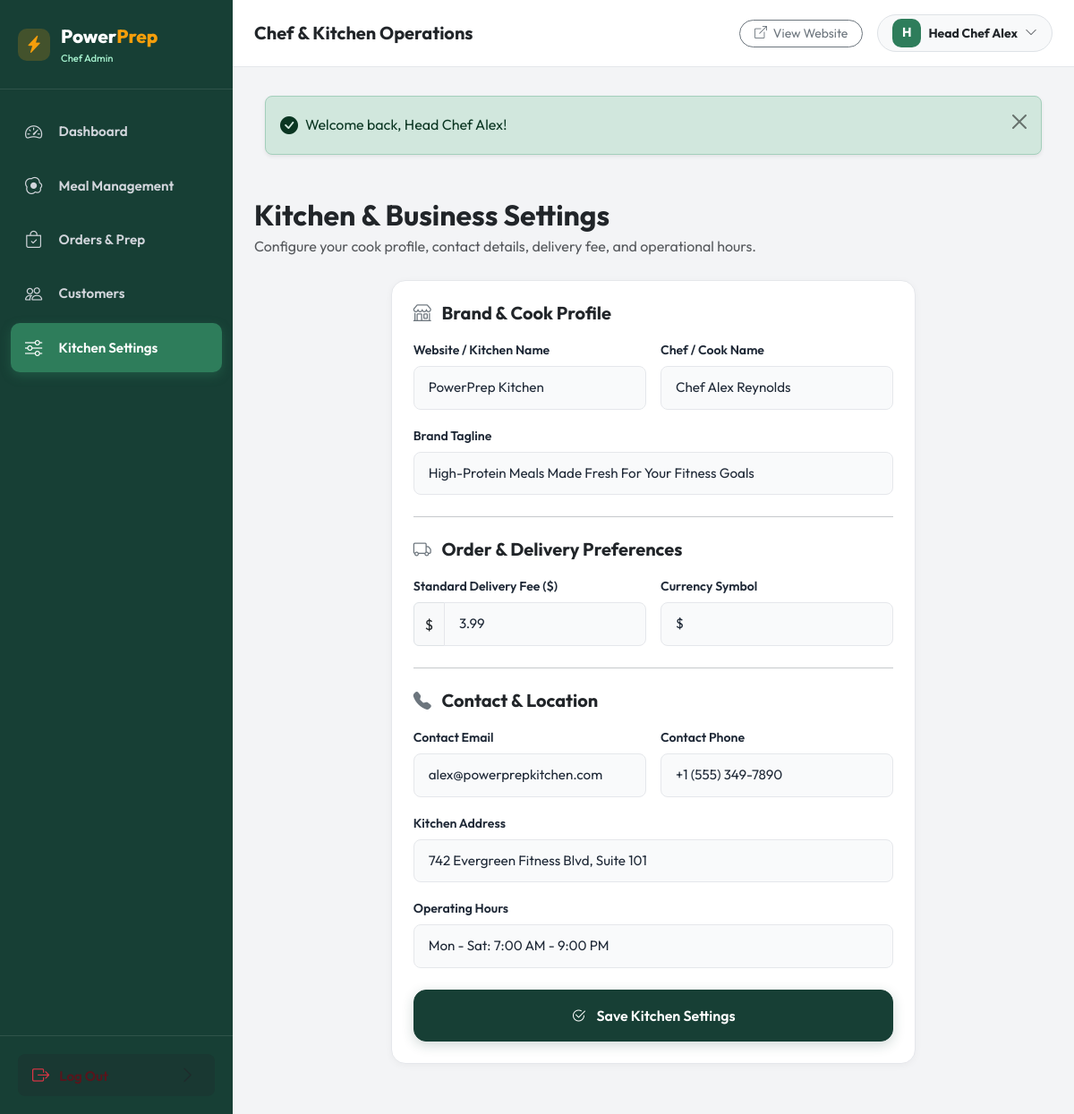
The app's page /admin/settings.php (signed in), older data.
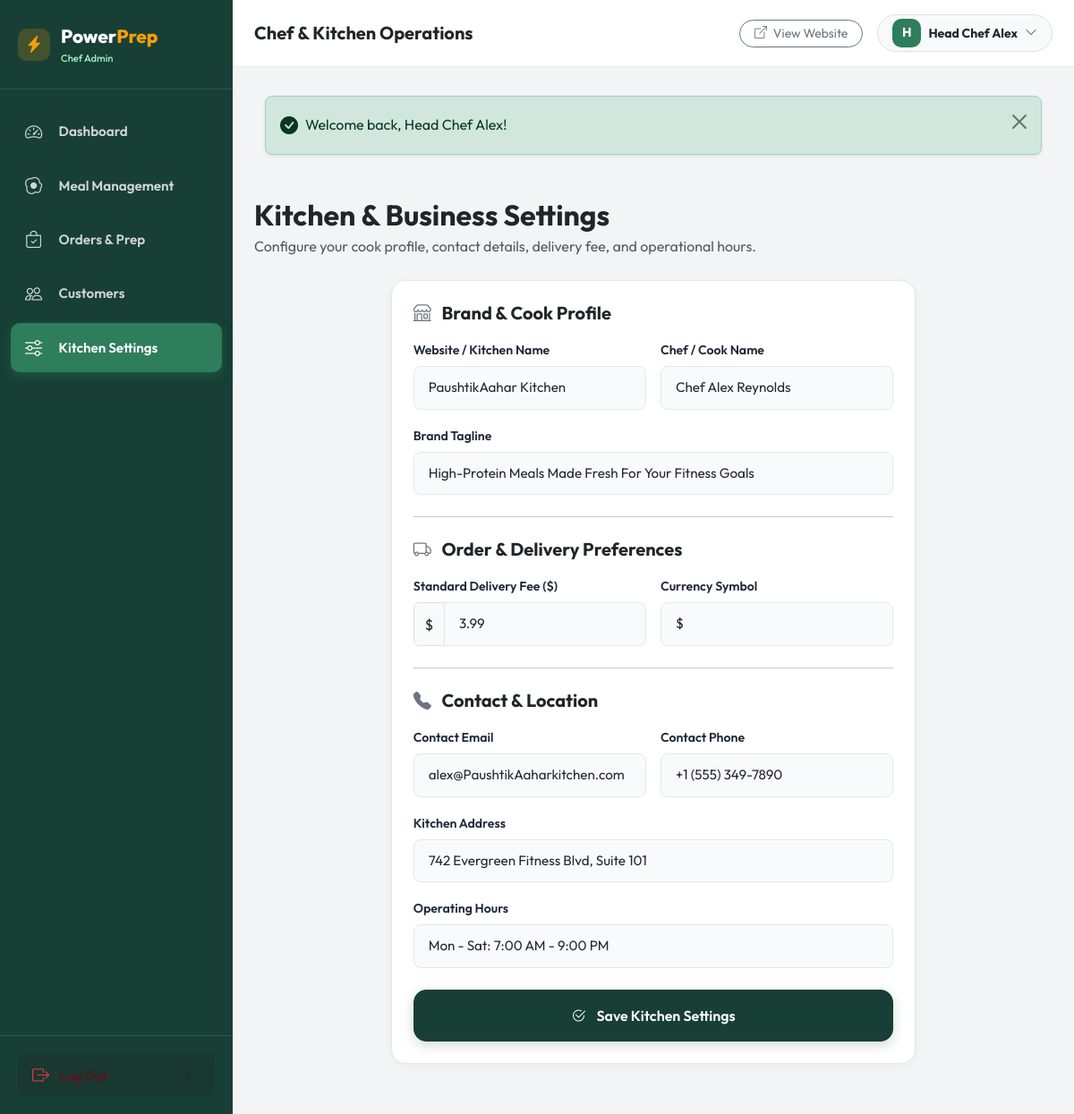
The same page, newer data.
### tables this page shows
CREATE TABLE `settings` (
  `key_name` VARCHAR(50) PRIMARY KEY,
  `key_value` TEXT NOT NULL
);

### includes/auth.php (called while the page is built, shortened)
<?php
function is_logged_in() {
    return !empty($_SESSION['user_id']);
}
function current_user() {
    return [
        'id'    => $_SESSION['user_id'],
        'name'  => $_SESSION['user_name'] ?? '',
        'email' => $_SESSION['user_email'] ?? '',
        'phone' => $_SESSION['user_phone'] ?? '',
        'role'  => $_SESSION['user_role'] ?? 'customer'
    ];
}

### admin/settings.php (the view, shortened to what this page needs)
<?php
require_once __DIR__ . '/../config/database.php';
require_once __DIR__ . '/../includes/functions.php';
require_once __DIR__ . '/../includes/auth.php';
$tagline = get_setting('tagline', 'High-Protein Meals Made Fresh For Your Goals');
$cook_name = get_setting('cook_name', 'Chef subham');
$contact_email = get_setting('contact_email', 'subham@PaushtikAaharkitchen.com');
$contact_phone = get_setting('contact_phone', '+977 0000000');
$delivery_fee = get_setting('delivery_fee', '3.99');
$currency_symbol = get_setting('currency_symbol', '$');
$address = get_setting('address', 'jawalakhel,lalitpur');
$business_hours = get_setting('business_hours', 'Mon - Sat: 7:00 AM - 9:00 PM');
require_once __DIR__ . '/includes/header.php';
?>
<div class="mb-4">
  <h2 class="fw-bold text-dark mb-1">Kitchen & Business Settings</h2>
  <p class="text-muted mb-0">Configure your cook profile, contact details, delivery fee, and operational hours.</p>
</div>
<div class="row justify-content-center">
  <div class="col-lg-8">
    <div class="admin-card p-4">
      <form method="POST" action="settings.php">
        <h5 class="fw-bold text-dark mb-3"><i class="bi bi-shop text-secondary me-2"></i> Brand & Cook Profile</h5>
        <div class="row g-3 mb-4">
          <div class="col-md-6">
            <label class="form-label-custom">Website / Kitchen Name</label>
            <input type="text" name="site_name" class="form-control form-control-custom" value="<?= e($site_name) ?>" required>
          </div>
          <div class="col-md-6">
            <label class="form-label-custom">Chef / Cook Name</label>
            <input type="text" name="cook_name" class="form-control form-control-custom" value="<?= e($cook_name) ?>" required>
          </div>
          <div class="col-12">
            <label class="form-label-custom">Brand Tagline</label>
            <input type="text" name="tagline" class="form-control form-control-custom" value="<?= e($tagline) ?>" required>
          </div>
        </div>
        <hr class="my-4">
        <h5 class="fw-bold text-dark mb-3"><i class="bi bi-truck text-secondary me-2"></i> Order & Delivery Preferences</h5>
        <div class="row g-3 mb-4">
          <div class="col-md-6">
            <label class="form-label-custom">Standard Delivery Fee ($)</label>
            <div class="input-group">
              <span class="input-group-text bg-light">$</span>
              <input type="number" step="0.01" name="delivery_fee" class="form-control form-control-custom" value="<?= e($delivery_fee) ?>" required>
            </div>
          </div>
          <div class="col-md-6">
            <label class="form-label-custom">Currency Symbol</label>
            <input type="text" name="currency_symbol" class="form-control form-control-custom" value="<?= e($currency_symbol) ?>" required>
          </div>
        </div>
        <hr class="my-4">
        <h5 class="fw-bold text-dark mb-3"><i class="bi bi-telephone-fill text-secondary me-2"></i> Contact & Location</h5>
        <div class="row g-3 mb-4">
          <div class="col-md-6">
            <label class="form-label-custom">Contact Email</label>
            <input type="email" name="contact_email" class="form-control form-control-custom" value="<?= e($contact_email) ?>" required>
          </div>
          <div class="col-md-6">
            <label class="form-label-custom">Contact Phone</label>
            <input type="text" name="contact_phone" class="form-control form-control-custom" value="<?= e($contact_phone) ?>" required>
          </div>
          <div class="col-12">
            <label class="form-label-custom">Kitchen Address</label>
            <input type="text" name="address" class="form-control form-control-custom" value="<?= e($address) ?>" required>
          </div>
          <div class="col-12">
            <label class="form-label-custom">Operating Hours</label>
            <input type="text" name="business_hours" class="form-control form-control-custom" value="<?= e($business_hours) ?>" required>
          </div>
        </div>
        <button type="submit" class="btn btn-primary-custom w-100 py-3 fs-6">
          <i class="bi bi-check2-circle me-1"></i> Save Kitchen Settings
        </button>
      </form>
    </div>
  </div>
</div>
<?php require_once __DIR__ . '/includes/footer.php'; ?>

### admin/includes/header.php (shortened to what this page needs)
<?php
require_once __DIR__ . '/../../config/database.php';
require_once __DIR__ . '/../../includes/functions.php';
require_once __DIR__ . '/../../includes/auth.php';
$current_user = current_user();
$site_name = get_setting('site_name', 'PaushtikAahar Kitchen');
?>
<!DOCTYPE html>
<html lang="en">
<head>
  <link href="https://cdn.jsdelivr.net/npm/bootstrap@5.3.3/dist/css/bootstrap.min.css" rel="stylesheet">
  <link rel="stylesheet" href="https://cdn.jsdelivr.net/npm/bootstrap-icons@1.11.3/font/bootstrap-icons.min.css">
  <link rel="stylesheet" href="../assets/css/admin.css">
  <link rel="stylesheet" href="../assets/css/style.css">
</head>
<body class="admin-body">
<div class="admin-wrapper">
  <?php require_once __DIR__ . '/sidebar.php'; ?>
  <div class="admin-main">
    <header class="admin-topbar">
      <div class="d-flex align-items-center gap-3">
        <h5 class="fw-bold text-dark mb-0 d-none d-sm-block">Chef & Kitchen Operations</h5>
      </div>
      <div class="d-flex align-items-center gap-3">
        <a href="../index.php" target="_blank" class="btn btn-sm btn-outline-secondary rounded-pill px-3">
          <i class="bi bi-box-arrow-up-right me-1"></i> View Website
        </a>
        <div class="dropdown">
          <button class="btn btn-light d-flex align-items-center gap-2 rounded-pill px-3 py-1 border" type="button" data-bs-toggle="dropdown" aria-expanded="false">
            <div class="admin-avatar" style="width: 32px; height: 32px; font-size: 0.9rem;">
              <?= strtoupper(substr($current_user['name'], 0, 1)) ?>
            </div>
            <span class="small fw-bold text-dark d-none d-md-inline"><?= e($current_user['name']) ?></span>
            <i class="bi bi-chevron-down small text-muted"></i>
          </button>
        </div>
      </div>
    </header>
    <div class="px-4 pt-3">
      <?php display_flash_messages(); ?>
    </div>
    <main class="admin-content">

### admin/includes/sidebar.php
<?php
$page = basename($_SERVER['PHP_SELF']);
?>
<aside class="admin-sidebar">
  <a href="index.php" class="admin-sidebar-brand">
    <div class="brand-icon" style="background: rgba(245,158,11,0.2); color: #f59e0b; width: 36px; height: 36px; border-radius: 10px; display: flex; align-items: center; justify-content: center; font-size: 1.2rem;">
      <i class="bi bi-lightning-charge-fill"></i>
    </div>
    <div>Power<span>Prep</span> <small style="font-size: 0.7rem; display: block; color: #a7f3d0; font-weight: 500;">Chef Admin</small></div>
  </a>
  <ul class="admin-nav">
    <li class="admin-nav-item">
      <a href="index.php" class="admin-nav-link <?= $page === 'index.php' ? 'active' : '' ?>">
        <i class="bi bi-speedometer2"></i>
        <span>Dashboard</span>
      </a>
    </li>
    <li class="admin-nav-item">
      <a href="meals.php" class="admin-nav-link <?= in_array($page, ['meals.php', 'add-meal.php', 'edit-meal.php']) ? 'active' : '' ?>">
        <i class="bi bi-egg-fried"></i>
        <span>Meal Management</span>
      </a>
    </li>
    <li class="admin-nav-item">
      <a href="orders.php" class="admin-nav-link <?= in_array($page, ['orders.php', 'order-details.php']) ? 'active' : '' ?>">
        <i class="bi bi-bag-check"></i>
        <span>Orders & Prep</span>
      </a>
    </li>
    <li class="admin-nav-item">
      <a href="customers.php" class="admin-nav-link <?= $page === 'customers.php' ? 'active' : '' ?>">
        <i class="bi bi-people"></i>
        <span>Customers</span>
      </a>
    </li>
    <li class="admin-nav-item">
      <a href="settings.php" class="admin-nav-link <?= $page === 'settings.php' ? 'active' : '' ?>">
        <i class="bi bi-sliders"></i>
        <span>Kitchen Settings</span>
      </a>
    </li>
  </ul>
  <div class="admin-sidebar-footer">
    <a href="logout.php" class="admin-nav-link text-danger-emphasis py-2 px-3 bg-dark bg-opacity-25 rounded-3 d-flex align-items-center justify-content-between">
      <span><i class="bi bi-box-arrow-right me-2 text-danger"></i> Log Out</span>
      <i class="bi bi-chevron-right small text-muted"></i>
    </a>
  </div>
</aside>

### includes/functions.php (shortened to what this page needs)
<?php
function e($string) {
    return htmlspecialchars((string)$string, ENT_QUOTES, 'UTF-8');
}
function get_flash_messages() {
    if (isset($_SESSION['flash_messages']) && !empty($_SESSION['flash_messages'])) {
        $messages = $_SESSION['flash_messages'];
        return $messages;
    }
    return [];
}
function display_flash_messages() {
    $messages = get_flash_messages();
    echo '<div class="container my-3">';
    foreach ($messages as $msg) {
        $type = e($msg['type']);
        $text = e($msg['message']);
        $icon = match($type) {
            'success' => 'bi-check-circle-fill',
            'danger' => 'bi-exclamation-triangle-fill',
            'warning' => 'bi-exclamation-circle-fill',
            default => 'bi-info-circle-fill'
        };
        echo "<div class='alert alert-{$type} alert-dismissible fade show d-flex align-items-center shadow-sm rounded-3' role='alert'>
                <i class='bi {$icon} me-2 fs-5'></i>
                <div class='flex-grow-1'>{$text}</div>
                <button type='button' class='btn-close' data-bs-dismiss='alert' aria-label='Close'></button>
              </div>";
    }
    echo '</div>';
}
function get_setting($key, $default = '') {
    global $pdo;
    try {
        $stmt = $pdo->prepare("SELECT key_value FROM settings WHERE key_name = ? LIMIT 1");
        $stmt->execute([$key]);
        $row = $stmt->fetch();
        return $row ? $row['key_value'] : $default;
    } catch (PDOException $e) {
        return $default;
    }
}

### admin/includes/footer.php (shortened to what this page needs)
    </main>
  </div>
</div>
</body>
</html>

### assets/css/admin.css (style rules this page uses)
:root { --admin-sidebar-bg: #173F35; --admin-sidebar-hover: #1f5245; --admin-sidebar-active: #2E7D5B; --admin-bg: #f3f4f6; --admin-card-bg: #ffffff; --admin-text: #1f2937; --admin-text-muted: #6b7280; --admin-border: #e5e7eb; }
body.admin-body { background-color: var(--admin-bg); font-family: 'Outfit', 'Inter', -apple-system, BlinkMacSystemFont, sans-serif; color: var(--admin-text); overflow-x: hidden; }
.admin-wrapper { display: flex; min-height: 100vh; width: 100%; }
.admin-sidebar { width: 260px; background: var(--admin-sidebar-bg); color: #ffffff; flex-shrink: 0; display: flex; flex-direction: column; transition: all 0.3s ease; z-index: 1030; }
.admin-sidebar-brand { padding: 1.5rem 1.25rem; font-size: 1.3rem; font-weight: 800; color: #ffffff; display: flex; align-items: center; gap: 0.75rem; border-bottom: 1px solid rgba(255, 255, 255, 0.1); text-decoration: none; }
.admin-sidebar-brand span { color: #f59e0b; }
.admin-nav { list-style: none; padding: 1.25rem 0.75rem; margin: 0; flex-grow: 1; }
.admin-nav-item { margin-bottom: 0.35rem; }
.admin-nav-link { display: flex; align-items: center; gap: 0.85rem; padding: 0.75rem 1rem; color: #d1d5db; border-radius: 10px; font-weight: 600; font-size: 0.95rem; text-decoration: none; transition: all 0.2s ease; }
.admin-nav-link i { font-size: 1.2rem; width: 24px; }
.admin-nav-link.active { background: var(--admin-sidebar-active); color: #ffffff; box-shadow: 0 4px 12px rgba(46, 125, 91, 0.4); }
.admin-sidebar-footer { padding: 1.25rem; border-top: 1px solid rgba(255, 255, 255, 0.1); }
.admin-avatar { width: 40px; height: 40px; border-radius: 10px; background: #2E7D5B; display: flex; align-items: center; justify-content: center; font-weight: 700; font-size: 1.1rem; color: #ffffff; }
.admin-main { flex-grow: 1; display: flex; flex-direction: column; min-width: 0; }
.admin-topbar { background: #ffffff; padding: 1rem 1.5rem; border-bottom: 1px solid var(--admin-border); display: flex; align-items: center; justify-content: space-between; }
.admin-content { padding: 2rem 1.5rem; flex-grow: 1; }
.admin-card { background: #ffffff; border-radius: 16px; border: 1px solid var(--admin-border); box-shadow: 0 2px 8px rgba(0,0,0,0.04); margin-bottom: 1.5rem; overflow: hidden; }

### assets/css/style.css (style rules this page uses)
:root { --primary: #173F35; --primary-hover: #12332a; --primary-light: #e8f3ef; --secondary: #2E7D5B; --secondary-hover: #246448; --accent: #F59E0B; --accent-hover: #d97706; --accent-light: #fef3c7; --bg-main: #F7F8F5; --bg-card: #FFFFFF; --text-main: #1F2937; --text-muted: #6B7280; --border-color: #E5E7EB; --protein-color: #3B82F6; --carbs-color: #F59E0B; --fat-color: #EF4444; --calories-color: #10B981; --radius-sm: 8px; --radius-md: 14px; --radius-lg: 20px; --radius-xl: 28px; --shadow-sm: 0 2px 8px rgba(23, 63, 53, 0.04); --shadow-md: 0 8px 24px rgba(23, 63, 53, 0.08); --shadow-lg: 0 16px 36px rgba(23, 63, 53, 0.12); --shadow-hover: 0 20px 40px rgba(23, 63, 53, 0.16); --transition: all 0.25s cubic-bezier(0.4, 0, 0.2, 1); }
* { box-sizing: border-box; margin: 0; padding: 0; }
body { font-family: 'Outfit', 'Inter', -apple-system, BlinkMacSystemFont, 'Segoe UI', Roboto, sans-serif; background-color: var(--bg-main); color: var(--text-main); line-height: 1.6; min-height: 100vh; display: flex; flex-direction: column; -webkit-font-smoothing: antialiased; }
main { flex: 1; }
a { color: var(--secondary); text-decoration: none; transition: var(--transition); }
.btn-primary-custom { background: var(--primary); color: #ffffff; border: 1px solid var(--primary); padding: 0.75rem 1.6rem; border-radius: var(--radius-md); font-weight: 600; font-size: 0.95rem; display: inline-flex; align-items: center; justify-content: center; gap: 0.5rem; transition: var(--transition); box-shadow: 0 4px 14px rgba(23, 63, 53, 0.2); }
.form-control-custom { background: #f9fafb; border: 1.5px solid var(--border-color); border-radius: var(--radius-sm); padding: 0.75rem 1rem; font-size: 0.95rem; color: var(--text-main); transition: var(--transition); }
.form-label-custom { font-weight: 600; font-size: 0.88rem; color: var(--text-main); margin-bottom: 0.4rem; }

Row changes from the older to the newer data that the page shows:
changed settings: site_name "PowerPrep Kitchen" → "PaushtikAahar Kitchen"
changed settings: contact_email "alex@powerprepkitchen.com" → "alex@PaushtikAaharkitchen.com"
